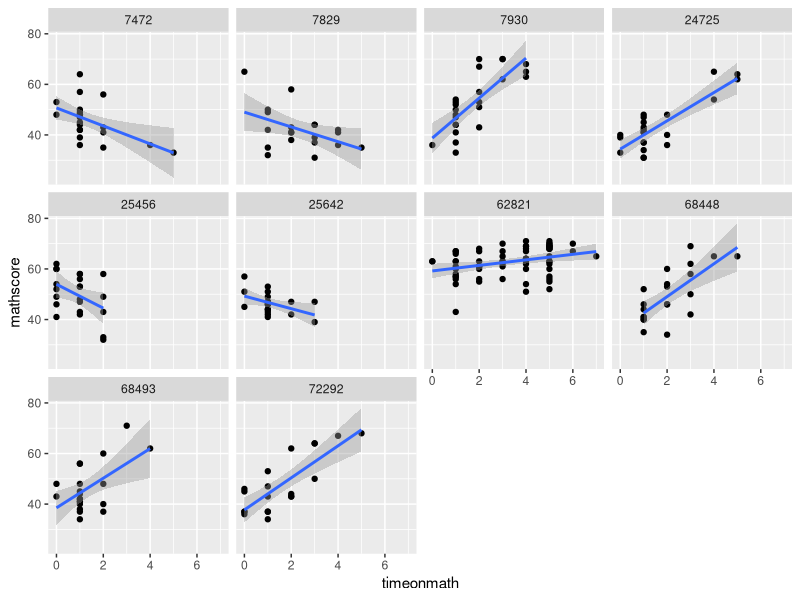
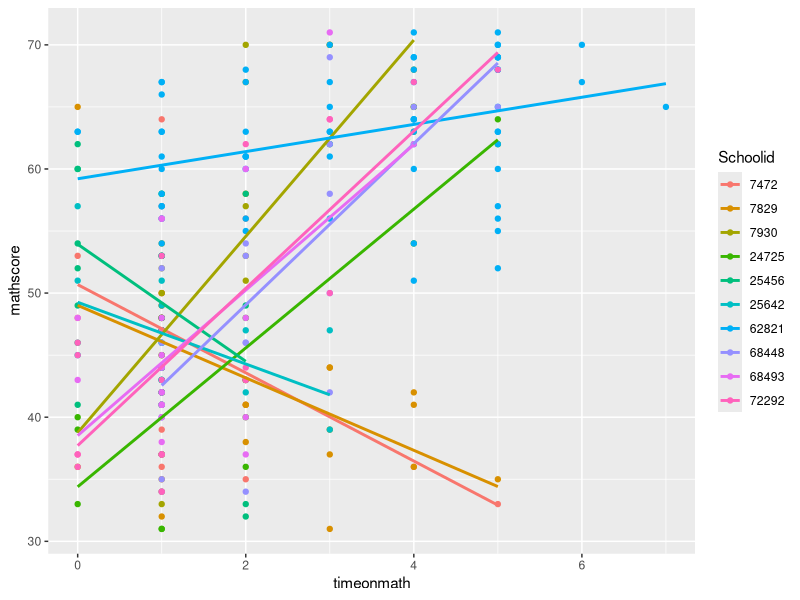
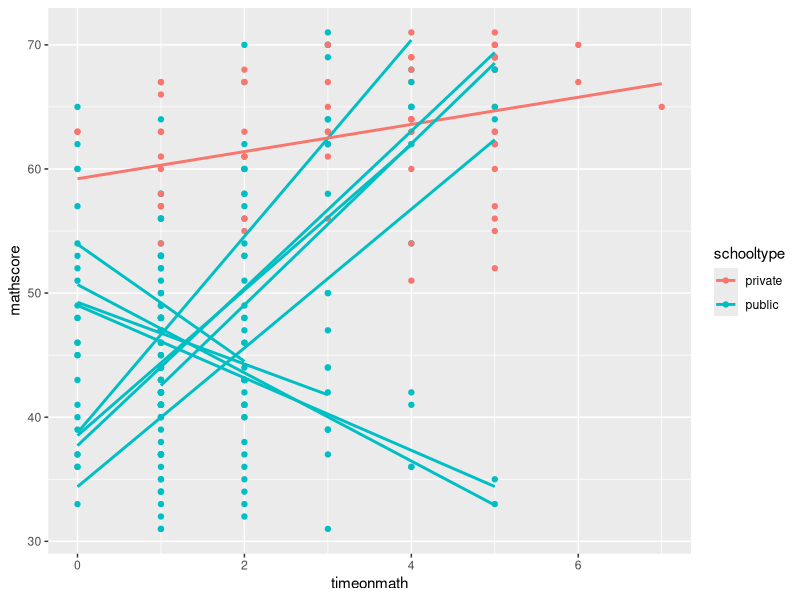

Write R code to recreate these figures, in order.
## ---- chunk 1

library(tidyverse)

## ---- chunk 2

nels <- read_csv("data/NELS88.csv")

## ---- chunk 3

View(nels)
str(nels)
head(nels)

## ---- chunk 4

nels <- nels %>% 
  mutate(Schoolid = as.factor(Schoolid))

## ---- chunk 5

# students: run the disaggregated model

# disag <- lm(XXX ~ XXX, data=nels)









disag <- lm(mathscore ~ timeonmath, data=nels)
summary(disag)
anova(disag)

## ---- chunk 6

#First, get the average math score and time on math for each school
# students: use `group_by` and `summarise()` to generate a new dataset with these values

# nelsagg <- nels %>% 
#   group_by(XXX) %>% 
#   summarise(mathagg = mean(XXX, na.rm = TRUE),
#             timeagg = mean(XXX, na.rm = TRUE))








nelsagg <- nels %>% 
  group_by(Schoolid) %>% 
  summarise(mathagg = mean(mathscore, na.rm = TRUE),
            timeagg = mean(timeonmath, na.rm = TRUE))

# Now, using the aggregated data, run the model
agg <- lm(mathagg ~ timeagg, data=nelsagg)
summary(agg)
anova(agg)

## ---- chunk 7

# run a one-way ANOVA predicting mathscore from Schoolid
icc_mod <- lm(mathscore ~ Schoolid, data=nels)

summary(icc_mod)
icc_aov <- anova(icc_mod)
icc_aov

## ---- chunk 8

# extract the ss_between and ss_total
ss_b <- icc_aov[1,2]
ss_t <-(icc_aov[1,2] + icc_aov[2,2])

# calculate the ICC
# students: calculate the ICC

# ICC <- XXX/XXX









ICC <- ss_b/ss_t
ICC

# turn the ICC into a percentage
print(paste("The grouping factor accounts for", round(ICC*100, digits=2),"% of the variance in math scores."))

## ---- chunk 9

nels %>% 
  ggplot(aes(x = timeonmath, y = mathscore)) +
  geom_point() +
  geom_smooth(method = "lm") +
  facet_wrap(~Schoolid)

nels %>% 
  ggplot(aes(x = timeonmath, y = mathscore, color = Schoolid)) +
  geom_point() +
  geom_smooth(method = "lm", se = FALSE) 

## ---- chunk 10

# students: run this model (hint: we're just adding ONE additional predictor!)

# model1 <- lm(XXX, data = nels)









model1 <- lm(mathscore ~ timeonmath + Schoolid, data = nels)
summary(model1)
anova(model1)

## ---- chunk 11

model2 <- lm(mathscore ~ timeonmath * Schoolid, data = nels)
summary(model2)
anova(model2)

## ---- chunk 12

# This script tells R to run our regression (model) for each school. It will then save the coefficents (i.e., the slopes and the intercepts) from each regression. The saved intercepts and slopes will be in the object "slopesints".

slopesints <- nels %>%
  group_by(Schoolid, schooltype) %>%
  summarise(
    intercept = coef(lm(mathscore ~ timeonmath))[1],
    slope = coef(lm(mathscore ~ timeonmath))[2]
  )

# make `schooltype` a factor
slopesints <- slopesints %>% 
  mutate(schooltype = as.factor(schooltype))

# check out the contrasts
contrasts(slopesints$schooltype) 

## ---- chunk 13

# students: run a model predicting the `intercept` from `schooltype`

# int <- lm(XXX, data=slopesints)









int <- lm(intercept ~ schooltype, data=slopesints)
summary(int)

## ---- chunk 14

slope <- lm(slope~schooltype,data=slopesints)
summary(slope)

## ---- chunk 15

nels %>% 
  ggplot(aes(x = timeonmath, y = mathscore, color = schooltype, group = Schoolid)) +
  geom_point() +
  geom_smooth(method = "lm", se = FALSE) 
